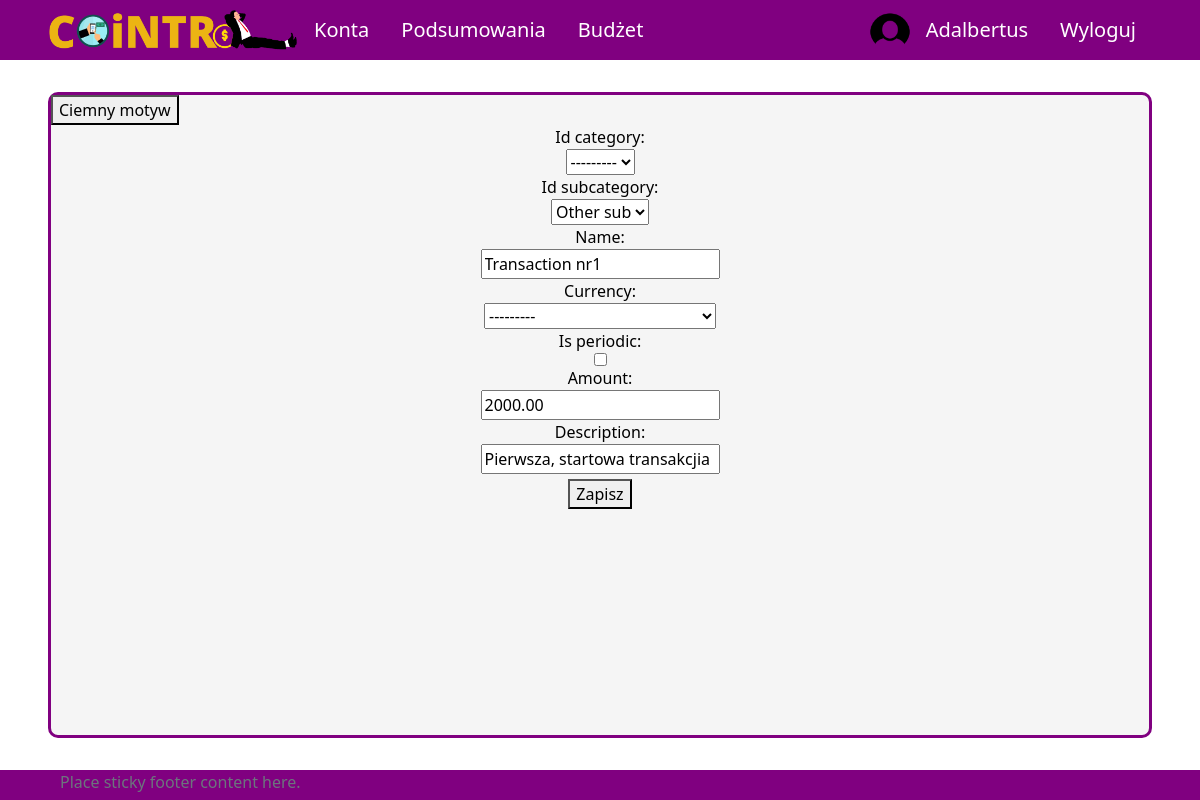
The app's page /account/transaction-edit/5f1258c5-7fc7-44a7-a16d-053dce9e64ee (signed in), older data.
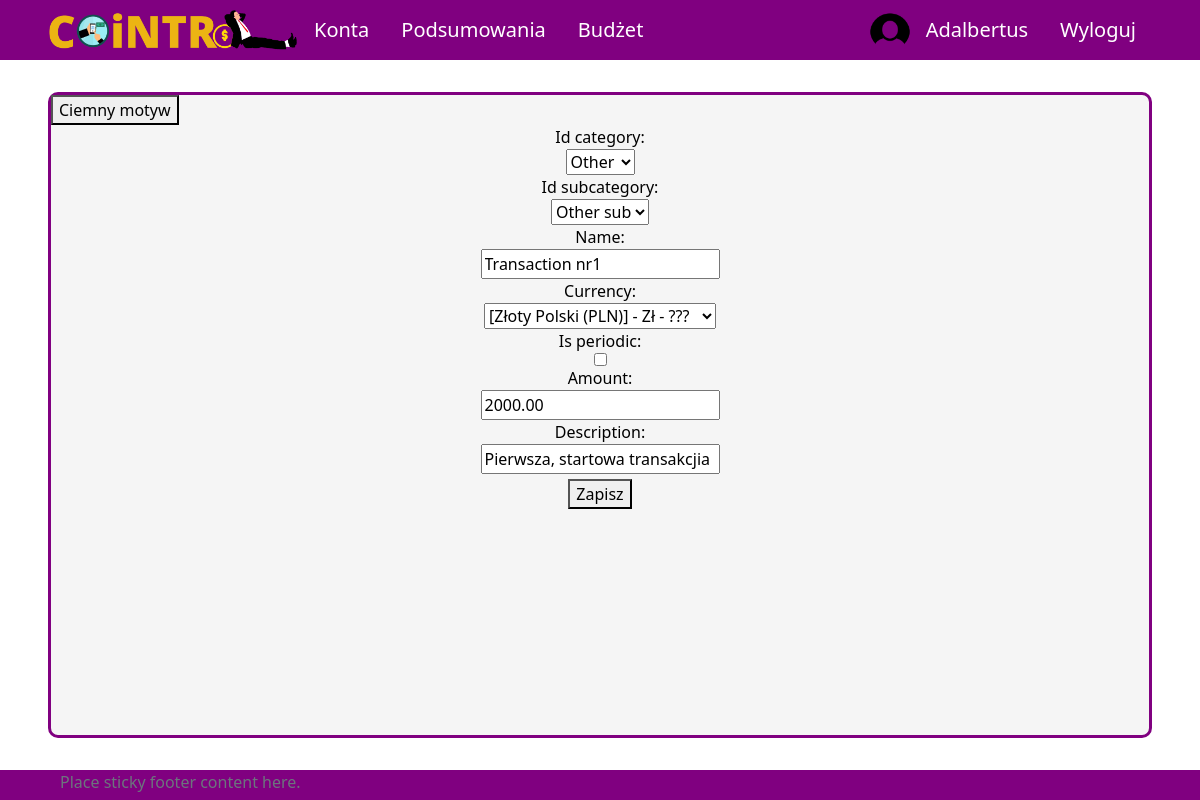
The same page, newer data.
### aplication/models.py (models this page shows, shortened)
class Transaction(models.Model):
    id_account = models.ForeignKey(Account, on_delete=models.CASCADE)
    id_user = models.ForeignKey(Profile, on_delete=models.SET_NULL, null=True) #konto z którego dokonano transakcji zostało usunięte ale transakcja ma pozostać
    id_category = models.ForeignKey(Category, on_delete=models.CASCADE)
    id_subcategory = models.ForeignKey(Subcategory, on_delete=models.SET_NULL, null=True, blank=True)
    name = models.CharField(max_length=50)
    currency = models.ForeignKey(Currency, on_delete=models.SET_NULL, null=True)
    is_periodic = models.BooleanField(default=False)
    amount = models.DecimalField(max_digits=10, decimal_places=2)
    converted_amount = models.DecimalField(max_digits=10, decimal_places=2)
    transaction_date = models.DateField()
    description = models.CharField(max_length=255, blank=True, null=True)
    id = models.UUIDField(default=uuid.uuid4, unique=True, primary_key=True, editable=False)

### aplication/views.py (the view)
# urls.py: path('account/transaction-edit/<pk>', editTransaction, name='editTransaction'),
@login_required(login_url='login')
def editTransaction(request, pk):
    transaction = get_object_or_404(Transaction, id=pk)
    if transaction.id_account.owner != request.user.profile:
        raise Http404
    form = TransactionForm(request.POST or None, instance = transaction)
    if form.is_valid():
        transaction = form.save(commit=False)
        transaction.save()
        return redirect('showTransaction', pk=transaction.id)
    return render(request, 'application/transaction/edit.html', {'form': form})

### aplication/forms.py
class TransactionForm(ModelForm):
    class Meta:
        model = Transaction
        exclude = ['id_account', 'id_user', 'converted_amount', 'transaction_date']

### UsersApp/models.py (called while the page is built)
    def __str__(self):
        return "[{}] - {} - {}".format(self.name, self.sign, self.access_name)

### aplication/models.py (called while the page is built)
    def __str__(self):
        return self.name

    def __str__(self):
        return self.name

### templates/application/transaction/edit.html (shortened to what this page needs)
{% extends 'application/base.html' %}
{% block content %}
<form method="POST">
    {{ form }}
    <button class="form-button" type="submit">Zapisz</button>
</form>
{% endblock %}

Row changes from the older to the newer data that the page shows:
changed Transaction "Other sub": id_category "---------" → "Other"; currency "---------" → "[Złoty Polski (PLN)] - Zł - ???"
